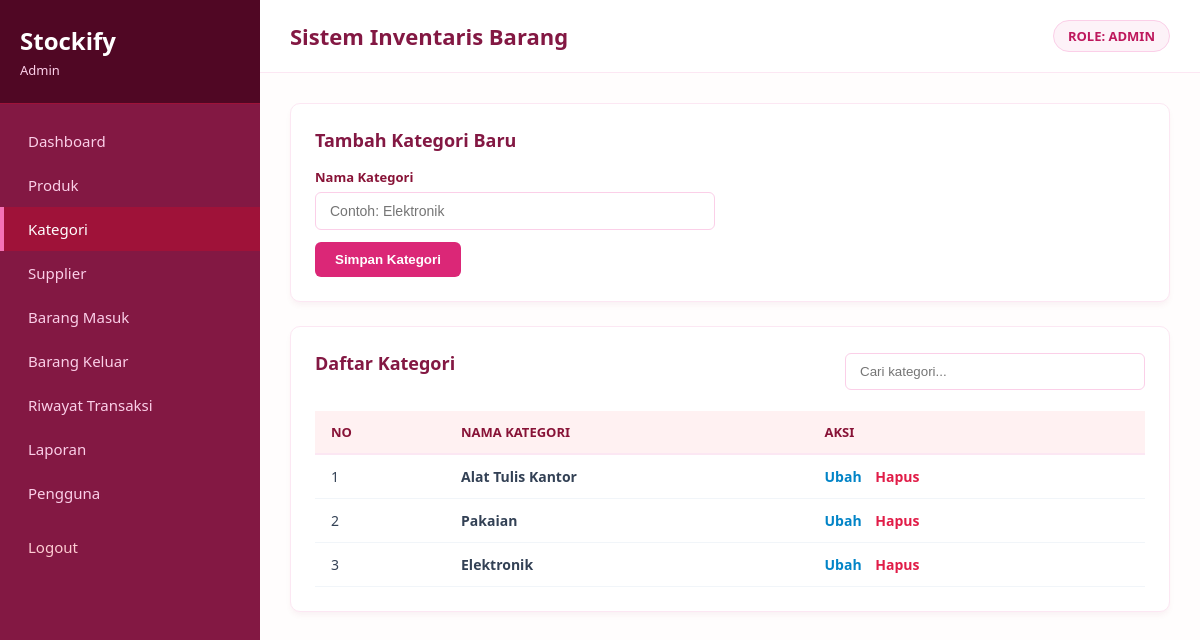
The app's page /public/categories.php (signed in) with its own data.
### tables this page shows
CREATE TABLE categories (
    id INT AUTO_INCREMENT PRIMARY KEY,
    name VARCHAR(100) NOT NULL
);

### public/categories.php (the view, shortened to what this page needs)
<?php
require_once '../database/config/database.php';
$editData = null;
include '../includes/header.php';
$search = $_GET['search'] ?? '';
$stmt = $pdo->prepare("SELECT * FROM categories WHERE name LIKE :s ORDER BY id DESC");
$stmt->execute(['s' => "%$search%"]);
$categories = $stmt->fetchAll();
?>
<div class="card">
    <h3><?= $editData ? 'Edit Kategori' : 'Tambah Kategori Baru'; ?></h3>
    <form method="POST">
        <div class="form-group" style="max-width: 400px; margin-bottom: 12px;">
            <label>Nama Kategori</label>
            <input type="text" name="name" value="<?= htmlspecialchars($editData['name'] ?? ''); ?>" placeholder="Contoh: Elektronik" required autocomplete="off">
        </div>
        <button type="submit" class="btn-pink"><?= $editData ? 'Perbarui Kategori' : 'Simpan Kategori'; ?></button>
    </form>
</div>
<div class="card">
    <div class="search-bar">
        <h3>Daftar Kategori</h3>
        <form method="GET"><input type="text" name="search" placeholder="Cari kategori..." value="<?= htmlspecialchars($search); ?>"></form>
    </div>
    <table>
        <thead><tr><th>NO</th><th>NAMA KATEGORI</th><th>AKSI</th></tr></thead>
        <tbody>
            <?php if (count($categories) > 0): foreach ($categories as $i => $c): ?>
            <tr>
                <td><?= $i + 1; ?></td>
                <td><strong><?= htmlspecialchars($c['name']); ?></strong></td>
                <td>
                    <a href="categories.php?edit=<?= $c['id']; ?>" class="action-btn" style="color: #0284c7;">Ubah</a>
                    <a href="categories.php?delete=<?= $c['id']; ?>" class="action-btn del" onclick="return confirm('Hapus kategori ini?')">Hapus</a>
                </td>
            </tr>
            <?php endforeach; else: ?>
            <tr><td colspan="3" style="text-align: center; color: #94a3b8;">Belum ada data kategori.</td></tr>
            <?php endif; ?>
        </tbody>
    </table>
</div>
<?php include '../includes/footer.php'; ?>

### includes/header.php (style rules this page uses)
* { box-sizing: border-box; margin: 0; padding: 0; }
body { font-family: 'Segoe UI', Tahoma, Geneva, Verdana, sans-serif; background-color: #fff1f2; display: flex; height: 100vh; overflow: hidden; color: #334155; }
.card { background: #ffffff; border: 1px solid #fce7f3; padding: 24px; border-radius: 10px; box-shadow: 0 4px 6px -1px rgba(131, 24, 67, 0.05); margin-bottom: 24px; }
.card h3 { font-size: 18px; color: #831843; margin-bottom: 16px; }
.form-group label { display: block; font-size: 13px; color: #881337; font-weight: 600; margin-bottom: 6px; }
.form-group input, .form-group select { width: 100%; padding: 10px 14px; border: 1px solid #fbcfe8; border-radius: 6px; font-size: 14px; outline: none; }
.btn-pink { background-color: #db2777; color: white; border: none; padding: 10px 20px; border-radius: 6px; font-weight: 600; cursor: pointer; text-decoration: none; display: inline-block; }
.search-bar { display: flex; justify-content: space-between; align-items: center; margin-bottom: 20px; }
.search-bar input { width: 300px; padding: 10px 14px; border: 1px solid #fbcfe8; border-radius: 6px; outline: none; }
table { width: 100%; border-collapse: collapse; text-align: left; }
th { background: #fff1f2; padding: 12px 16px; font-size: 13px; color: #881337; border-bottom: 2px solid #fce7f3; font-weight: 700; }
td { padding: 12px 16px; font-size: 14px; color: #334155; border-bottom: 1px solid #f1f5f9; }
.action-btn { color: #db2777; text-decoration: none; font-weight: 600; margin-right: 10px; }
.action-btn.del { color: #e11d48; }

### records on screen
categories: name "Alat Tulis Kantor"
categories: name "Pakaian"
categories: name "Elektronik"

### other values on screen
$role "Admin"
$role "ADMIN"
